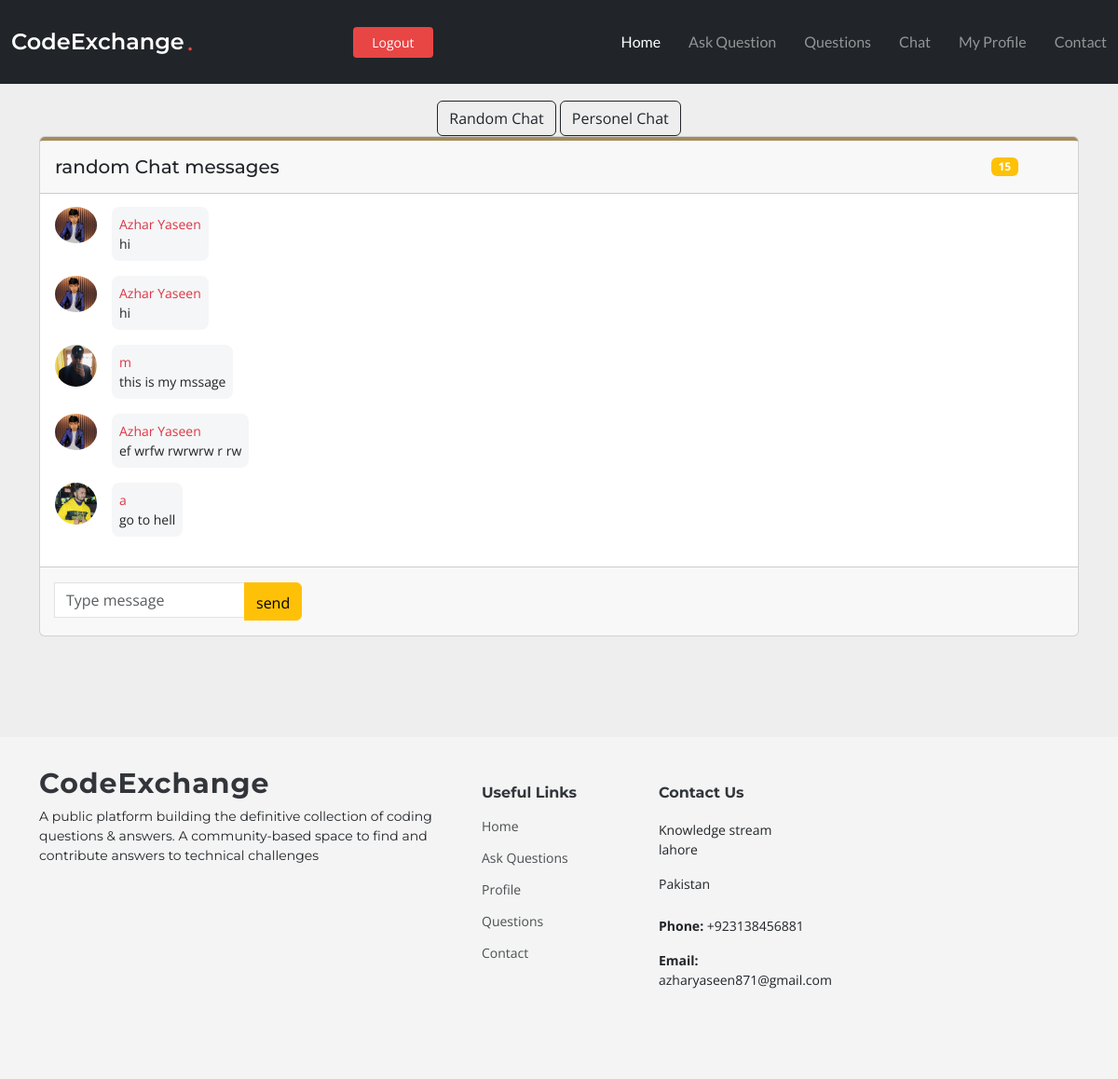
The page /chat/ (signed in) on the database its author committed.
### app/models.py (models this page shows, shortened)
class Chat_Messages(models.Model):
    user = models.ForeignKey(User, related_name='user_chat', on_delete=models.CASCADE)
    message = HTMLField()
    date_created = models.DateTimeField(default=timezone.now)

class User_profile(models.Model):
    user = models.OneToOneField(User, related_name='profile', on_delete=models.CASCADE)
    bio = models.CharField(max_length=1000)
    city = models.CharField(max_length=1000, default="lahore")
    phone = models.IntegerField(null=True, blank=True)
    image = models.ImageField( default='default.jpg', upload_to='profile_pic' )
    date_created = models.DateTimeField(default=timezone.now)

### app/views.py (the view)
# urls.py: path('chat/',views.chat_home,name='chat'),
@login_required(login_url='login')
def chat_home(request):
    user = request.user
    chat_messages = Chat_Messages.objects.all()
    if request.method == 'POST':
        msg = request.POST.get('message')
        save_msage = Chat_Messages(user=user,message=msg)
        save_msage.save()
    return render(request, "app/chat.html",{'chat_messages':chat_messages})

### app/templates/app/chat.html (shortened to what this page needs)
{% extends 'base.html' %}
{% block content %}
<section style="background-color: #eee;">
  <div class="container py-5">
    <div class="container text-center">
      <a class="btn btn-outline-dark" href="{% url 'chat' %}">Random Chat</a>
      <a class="btn btn-outline-dark" href="{% url 'personel_chat' %}">Personel Chat</a>
    </div>
    <div class="row d-flex justify-content-center">
      <div class="">
        <div class="card">
          <div class="card-header d-flex justify-content-between align-items-center p-3"
            style="border-top: 4px solid #a38c5d;">
            <h5 class="mb-0">random Chat messages</h5>
            <div class="d-flex flex-row align-items-center">
              <span class="badge bg-warning me-3">{{ chat_messages|length }}</span>
            </div>
          </div>
          <div class="card-body" id="chat-messages-container" data-mdb-perfect-scrollbar="true" style="position: relative; height: 400px;overflow-y: scroll;">
            {% for chat_messages in chat_messages %}
            {% if chat_messages.user == request.user %}
            <div class="d-flex flex-row justify-content-end mb-4 pt-1">
              <div>
                <p class="small p-2 me-3 mb-3 text-white rounded-3 bg-warning"><span class="text-danger">You</span><br>{{ chat_messages.message }}</p>
              </div>
              <img src="{{ chat_messages.user.profile.image.url }}"
                alt="avatar 1" style="width: 45px; height: 100%;border-radius:50%;">
            </div>
            {% else %}
            <div class="d-flex flex-row justify-content-start">
              <img src="{{ chat_messages.user.profile.image.url }}"
                alt="avatar 1" style="width: 45px; height: 100%; border-radius:50%;">
              <div>
                <p class="small p-2 ms-3 mb-3 rounded-3" style="background-color: #f5f6f7;"><span class="text-danger">{{ chat_messages.user }}</span><br>{{ chat_messages.message }}</p>
              </div>
            </div>
            {% endif %}
            {% endfor %}
            </div>
          <div class="card-footer text-muted d-flex justify-content-start align-items-center p-3">
            <form action="" method="post">
            <div class="input-group mb-0">
              <input type="text" class="form-control" name="message" placeholder="Type message"
                aria-label="Recipient's username" aria-describedby="button-addon2" />
              <button class="btn btn-warning" type="submit" id="button-addon2" style="padding-top: .55rem;">
                send
              </button>
            </div>
          </form>
          </div>
        </div>
      </div>
    </div>
  </div>
</section>
{% endblock content %}

### static/assets/css/main.css (style rules this page uses)
:root { --font-default: "Open Sans", system-ui, -apple-system, "Segoe UI", Roboto, "Helvetica Neue", Arial, "Noto Sans", "Liberation Sans", sans-serif, "Apple Color Emoji", "Segoe UI Emoji", "Segoe UI Symbol", "Noto Color Emoji"; --font-primary: "Montserrat", sans-serif; --font-secondary: "Lato", sans-serif; }
:root { --color-default: #212529; --color-default-rgb: 33, 37, 41; --color-background: #ffffff; --color-background-rgb: 255, 255, 255; --color-primary: #e84545; --color-primary-rgb: 232, 69, 69; --color-secondary: #32353a; --color-secondary-rgb: 50, 53, 58; --color-box-background: #ffffff; --color-box-background-rgb: 255, 255, 255; --color-inverse: #ffffff; --color-inverse-rgb: 255, 255, 255; }
:root { --color-nav: #3a3939; --color-nav-hover: #e84545; --color-nav-dropdown: #3a3939; --color-nav-dropdown-hover: #e84545; --color-nav-dropdown-background: #ffffff; --color-nav-mobile-background: #ffffff; }
:root { scroll-behavior: smooth; }
body { color: var(--color-default); background-color: var(--color-background); font-family: var(--font-default); }
a { color: var(--color-primary); text-decoration: none; transition: 0.3s; }
h1, h2, h3, h4, h5, h6 { font-family: var(--font-primary); }
section { color: var(--color-default); background-color: var(--color-background); padding: 60px 0; overflow: clip; }
section { scroll-margin-top: 90px; }

### rows shown on the page
Chat_Messages: user.profile.image (picture), user "Azhar Yaseen", message "hi"
Chat_Messages: user.profile.image (picture), user "Azhar Yaseen", message "hi"
Chat_Messages: user.profile.image (picture), user "m", message "this is my mssage"
Chat_Messages: user.profile.image (picture), user "Azhar Yaseen", message "ef wrfw rwrwrw r rw"
Chat_Messages: user.profile.image (picture), user "a", message "go to hell"

### other values the page prints
{{ chat_messages|length }} "15"
